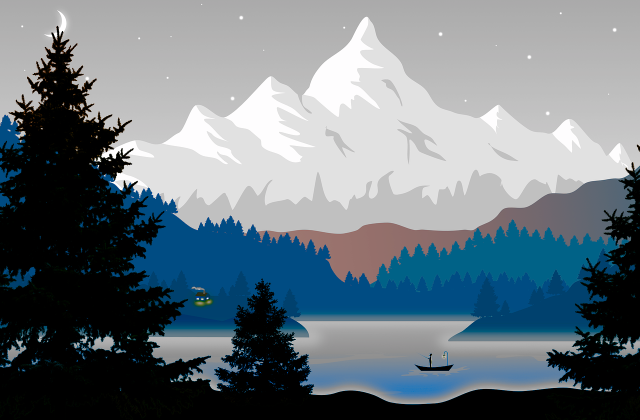
#> input picture T1/P1/imagenes_modificadas_cie/imagen_2/Aumento selectivo de un intervalo de tonos.tif, 1280 x 840 px (shown at 1/2 size)
$ python -i Laplace.py   (imports and definitions only)
#> lines starting #> are read from the running program, lines starting #| are printed output that depends on the picture
#> further down, picture is the input picture: shape (840, 1280, 3); mean B, G, R 128.3, 120.2, 108
import io
import numpy as np
import matplotlib.pyplot as plt
import skimage as ski
import pywt
from scipy import fft, ndimage
from scipy.linalg import hadamard
from PIL import Image, ImageFilter
import cv2


def piramide_laplaciana(imagen, factor=2, umbral=False, a=1, k=1):

#> called with factor = 2, umbral = False, a = 1, k = 1
    niveles_gauss = []
    lista_umbral = []
    coef = []
    sigma = factor * 0.5
    # crear piramide gaussiana
    for i in range(6):
        if i == 0:
            G_0 = imagen
            niveles_gauss.append(G_0)

        else:
            image_blur = cv2.GaussianBlur(niveles_gauss[i-1], (0, 0), sigmaX=sigma)
            h, w = image_blur.shape[:2]
            sub = cv2.resize(image_blur, None, fx=1/factor, fy=1/factor, interpolation=cv2.INTER_LINEAR)
            niveles_gauss.append(sub)
#> this loop made 6 passes
#> pass 2, in piramide_laplaciana, `sub = cv2.resize(image_blur, None, fx=1/factor, fy=1/factor, interpola..`:
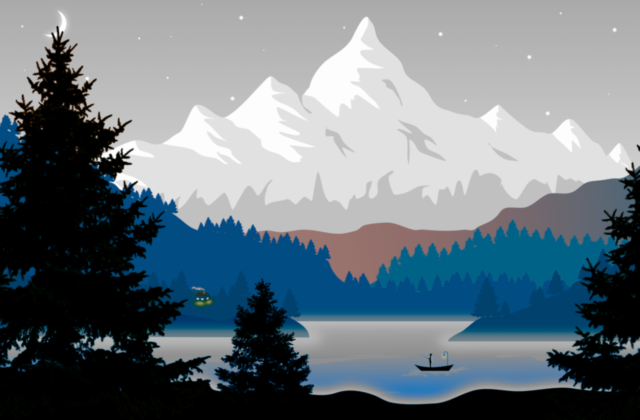
#> sub: shape (420, 640, 3); mean of channels 0, 1, 2 128.4, 120.3, 108; drawn as B, G, R
#> pass 3, in piramide_laplaciana, `sub = cv2.resize(image_blur, None, fx=1/factor, fy=1/factor, interpola..`:
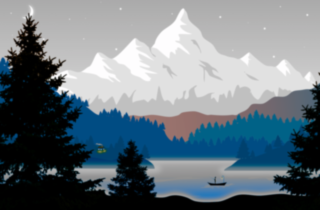
#> sub: shape (210, 320, 3); mean of channels 0, 1, 2 128.5, 120.4, 108.1; drawn as B, G, R
#> after the loop:
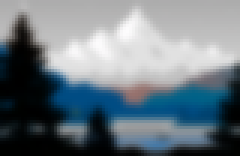
#> image_blur: shape (52, 80, 3) (shown 3 times larger); mean B, G, R 130.1, 121.9, 109.5
#> after the loop, niveles_gauss = 6 items

    piramide = []

    for i, g in enumerate(niveles_gauss):
        if (i+1) == 6:
            l = niveles_gauss[i]
            piramide.append(l)
            lista_umbral.append(l)
            break
        else:
            if umbral:

                up = cv2.resize(niveles_gauss[i+1], None, fx=factor, fy=factor, interpolation=cv2.INTER_LINEAR)
                l = niveles_gauss[i] - up
                t = a * np.max(np.abs(l))
                mascara = np.abs(l) >= t
                d_hat = np.where(mascara, l, 0.0)
                lista_umbral.append(d_hat)
                coef.append(np.mean(mascara) * 100.0) # en porcentajes
                piramide.append(l)
            else:
                up = cv2.resize(niveles_gauss[i+1], None, fx=factor, fy=factor, interpolation=cv2.INTER_LINEAR)
                l = k * (niveles_gauss[i] - up)
                piramide.append(l)
#> this loop made 4 passes
#> pass 1, in piramide_laplaciana, `l = k * (niveles_gauss[i] - up)`:
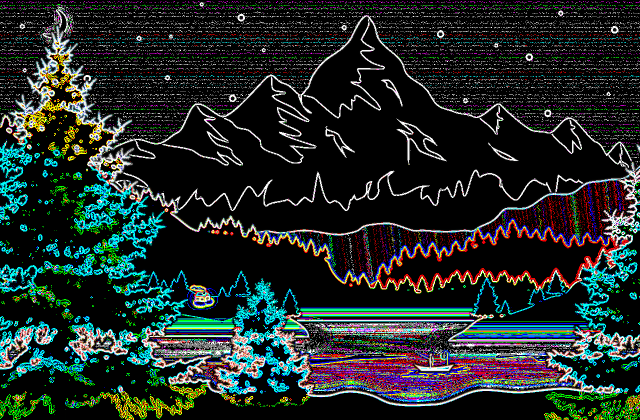
#> l: shape (840, 1280, 3) (shown at 1/2 size); mean of channels 0, 1, 2 40.7, 43, 33.7; drawn as B, G, R
#> pass 2, in piramide_laplaciana, `l = k * (niveles_gauss[i] - up)`:
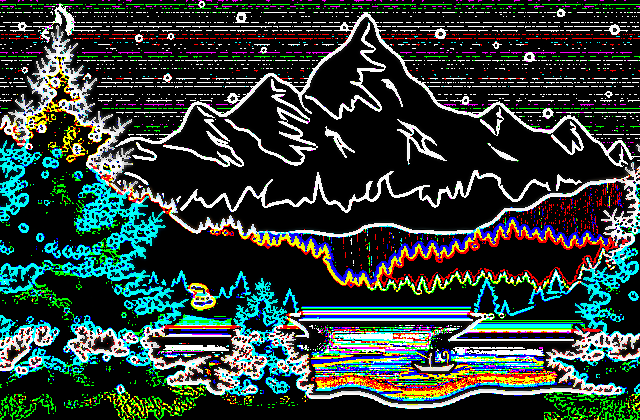
#> l: shape (420, 640, 3); mean of channels 0, 1, 2 56.7, 61.3, 47.4; drawn as B, G, R
#> after the loop, coef = []; lista_umbral = []; piramide = 3 items

    return piramide, lista_umbral, coef

def reconstruccion_laplace(piramide: list, factor=2):

    valores = []
    for i in range(len(piramide)):
        indice = len(piramide)-i-1
        if indice == 5:
            valores.append(piramide[indice]) # a;ade la cima
        else:
            up = cv2.resize(valores[-1], None, fx=factor, fy=factor, interpolation=cv2.INTER_LINEAR) # interpolacion bilineal

            g = piramide[indice] + up
            valores.append(g)

    return valores[len(valores)-1] # retorna como el principio de la gaussiana

>>> import cv2
>>> picture = cv2.imread('../../T1/P1/imagenes_modificadas_cie/imagen_2/Aumento selectivo de un intervalo de tonos.tif')
#> (the run stopped early here; a loop or call above may not have finished)
